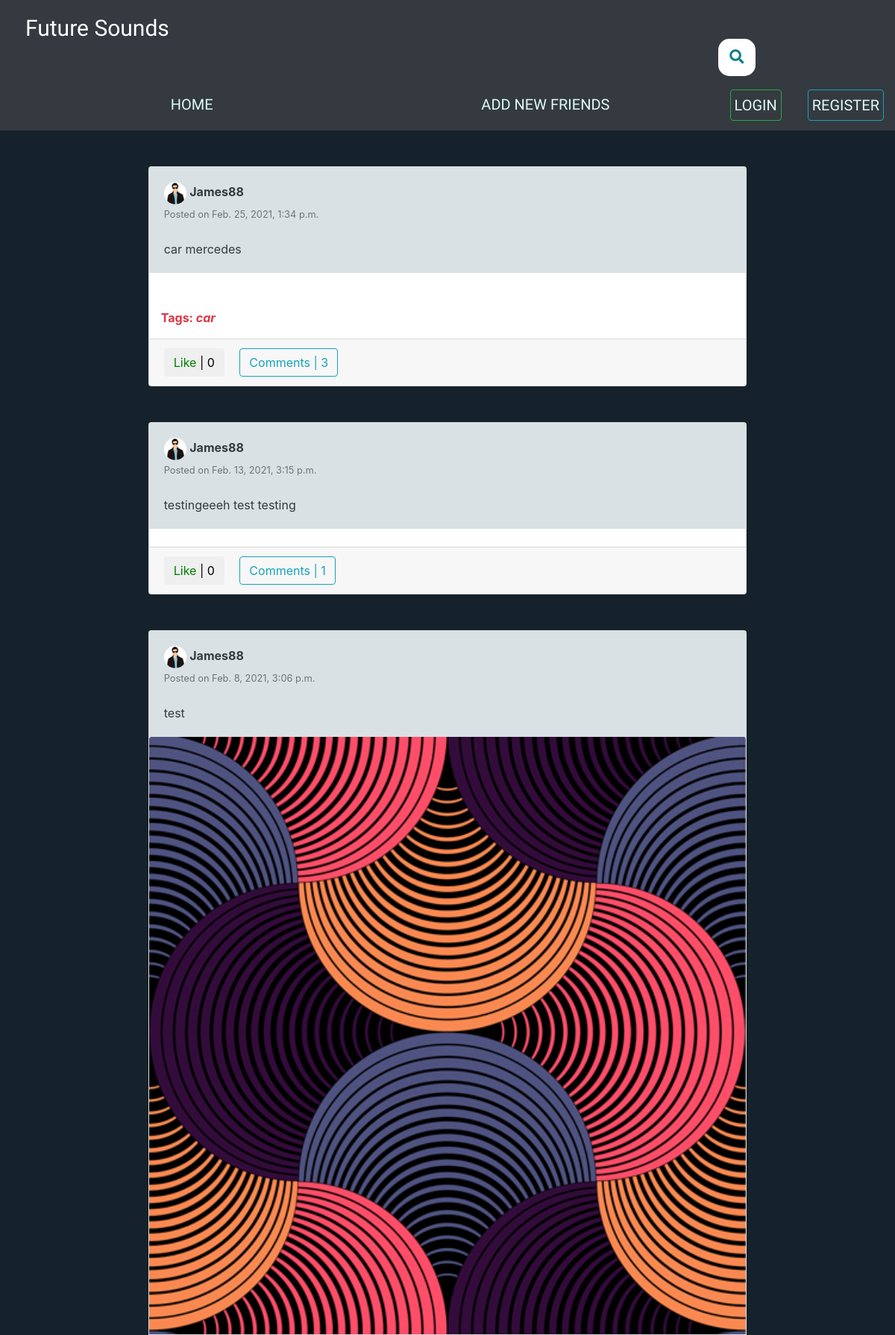
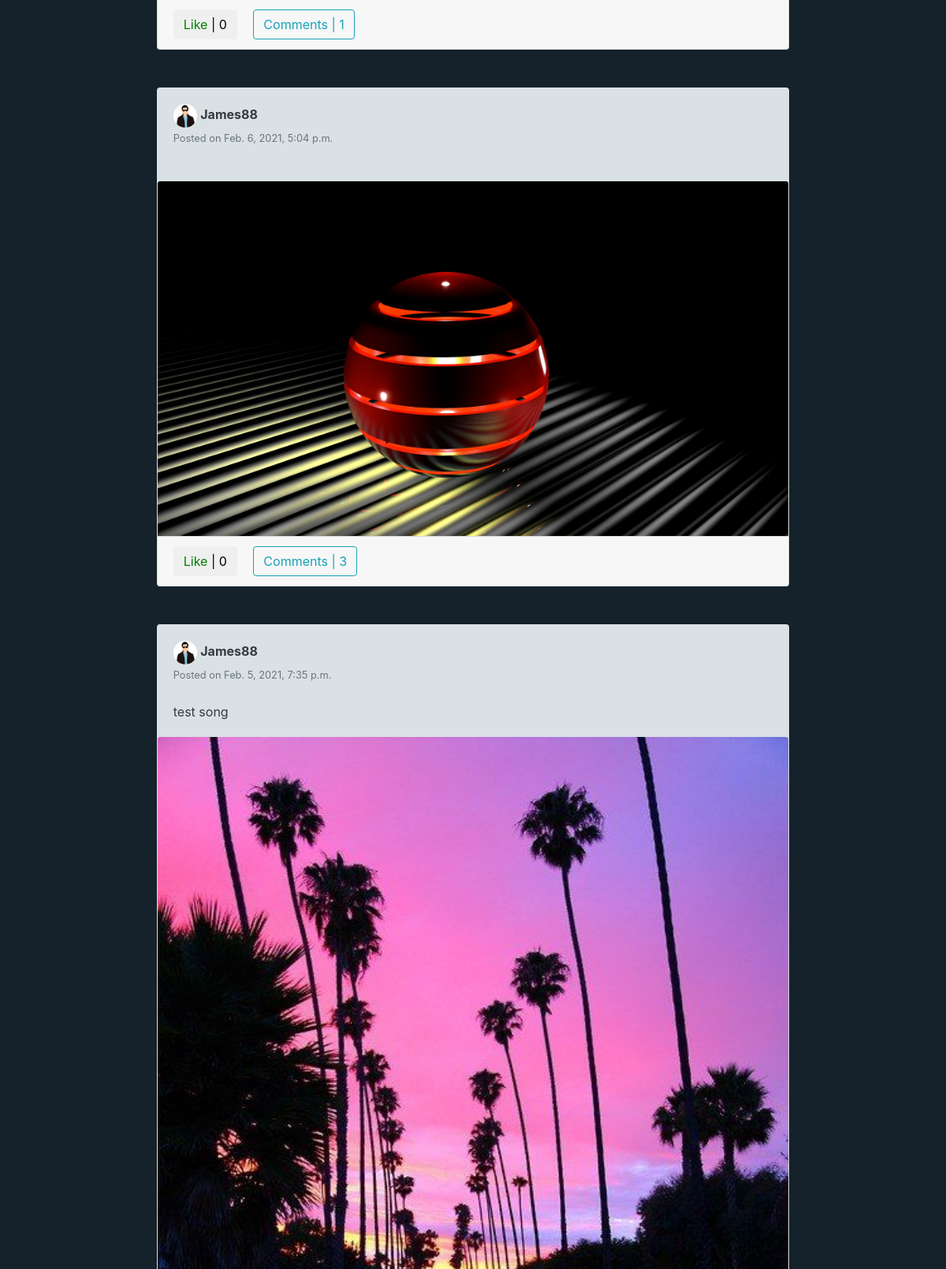
The page / (upper part) on the database its author committed (2 pictures, top to bottom).
### feed/models.py (models this page shows, shortened)
class Post(models.Model):
	description = models.TextField(max_length=255)
	pic = models.ImageField(upload_to='path/to/img', blank=True)
	date_posted = models.DateTimeField(default=timezone.now)
	user_name = models.ForeignKey(User, on_delete=models.CASCADE)
	tags = models.CharField(max_length=100, blank=True)

### users/models.py (models this page shows, shortened)
class Profile(models.Model):
    user = models.OneToOneField(User, on_delete=models.CASCADE)
    image = models.ImageField(default='default.png', upload_to='profile_pics')
    slug = AutoSlugField(populate_from='user')
    bio = models.CharField(max_length=255, blank=True)
    friends = models.ManyToManyField('Profile', blank=True)
    def get_absolute_url(self):
        return "/users/{}".format(self.slug)

### feed/views.py (the view)
# urls.py: path('', PostListView.as_view(), name='home'),
class PostListView(ListView):
    model = Post
    template_name = 'feed/home.html'
    context_object_name = 'posts'
    ordering = ['-date_posted']
    paginate_by = 10
    def get_context_data(self, **kwargs):
        context = super(PostListView, self).get_context_data(**kwargs)
        if self.request.user.is_authenticated:
            liked = [i for i in Post.objects.all() if Like.objects.filter(user = self.request.user, post=i)]
            context['liked_post'] = liked
        return context

### feed/templates/feed/home.html (shortened to what this page needs)
{% extends "feed/layout.html" %}
{% load static %}
{% block searchform %}
<div class="container2">
<link rel="stylesheet" href="https://use.fontawesome.com/releases/v5.3.1/css/all.css"
integrity="sha384-mzrmE5qonljUremFsqc01SB46JvROS7bZs3IO2EmfFsd15uHvIt+Y8vEf7N7fWAU">
<form class="searchbar" action="{% url 'search_posts' %}" method="get"">
  <button id="search_btn" type="submit">
  <i class="fa fa-search"></i>
  </button>
</form>
</div>
{% endblock searchform %}
{% block content %}
 	<div class="container mt-7">
	    <div class="row">
	      <div class="col-xl-9 col-md-10 m-auto order-xl-2 mb-5 mb-xl-0">
	        {% for post in posts %}
	        <div class="card card-signin my-5">
	          <div class="card-body">
	          	<a href="{{ post.user_name.profile.get_absolute_url }}"><img src="{{ post.user_name.profile.image.url }}" class="rounded-circle" width="30" height="30" alt=""></a>
	          	<a class="text-dark" href="{{ post.user_name.profile.get_absolute_url }}"><b>{{ post.user_name }}</b></a>
	          	<br><small class="text-muted">Posted on {{ post.date_posted }}</small>
	          	<br><br>
	            <p class="card-text text-dark">{{ post.description }}</p>
	          </div>
            {% if post.pic %}
	          <a href="{% url 'post-detail' post.id %}"><img class="card-img-top" src="{{ post.pic.url }}" alt=""></a>
            {% endif %}
	          {% if post.tags %}
	          <br>
	          <p class="text-danger ml-3"><b>Tags: <i>{{ post.tags }}</i></b></p>
	          {% endif %}
	          <div class="card-footer">
	          	<button class="btn btn-white mr-3 like" id="{{ post.id }}">
			        {% if post in liked_post %}
			            <a href="{% url 'post-like' %}" style="color:red;" id="likebtn{{ post.id }}"> Unlike</a> | {{post.likes.count}}
			        {% else %}
			            <a href="{% url 'post-like' %}" style="color:green;" id="likebtn{{ post.id }}"> Like</a> | {{post.likes.count}}
			        {% endif %}
			    </button>
	          	<a class="btn btn-outline-info" href="{% url 'post-detail' post.id %}">Comments | {{ post.details.count }}</a>
	          </div>
	        </div>
	        {% endfor %}
	  	   </div>
	    </div>
	</div>
{% endblock content %}

### feed/static/css/custom.css (style rules this page uses)
html { overflow-y: scroll; overflow-x: scroll; -webkit-tap-highlight-color:transparent; }
body { background-color: #15222b; overflow: hidden; }
html { -o-user-select: none; -moz-user-select: none; -webkit-user-select: none; user-select: none; }
p,a,h1,h2,h3,h4,h5,h6,li,td,article { -o-user-select: text; -moz-user-select: text; -webkit-user-select: text; user-select: text; }
.container2 { width: 100%; top: 10px; left: 10%; position: absolute; margin: 0px; }
#search_btn { border: none; background: none; }
.searchbar { position: absolute; top: 32px; right: 25%; transition: all 1s; width: 50px; height: 50px; background: white; box-sizing: border-box; border-radius: 15px; border: 4px solid white; padding: 20px; }
.fa-search { box-sizing: border-box; padding: 10px; width: 42.5px; height: 42.5px; position: absolute; top: 0; right: 0; border-radius: 50%; color: #127b87; text-align: center; font-size: 1.2em; transition: all 1s; }
.card-body { background-color: #d9e1e4; }

### rows shown on the page
Post: user_name.profile.image (picture), user_name "James88", date_posted "Feb. 25, 2021, 1:34 p.m.", description "car mercedes", tags "car", likes.count "0", details.count "3"
Post: user_name.profile.image (picture), user_name "James88", date_posted "Feb. 13, 2021, 3:15 p.m.", description "testingeeeh test testing", likes.count "0", details.count "1"
Post: user_name.profile.image (picture), user_name "James88", date_posted "Feb. 8, 2021, 3:06 p.m.", description "test", pic (picture), likes.count "0", details.count "1"
Post: user_name.profile.image (picture), user_name "James88", date_posted "Feb. 6, 2021, 5:04 p.m.", pic (picture), likes.count "0", details.count "3"
Post: user_name.profile.image (picture), user_name "James88", date_posted "Feb. 5, 2021, 7:35 p.m.", description "test song", pic (picture)
